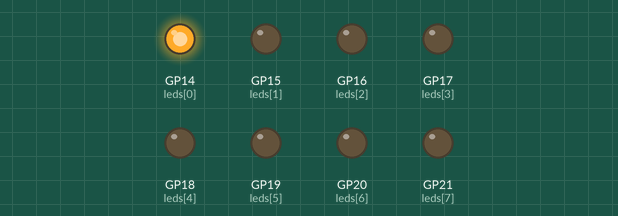
This program was run on a simulated Raspberry Pi Pico running MicroPython. On the bench: output pins drawn as LEDs (lit = HIGH).

Above: at 0.15 s.
At 0.75 s:
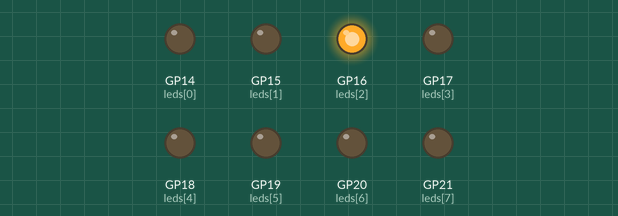
At 1.65 s:
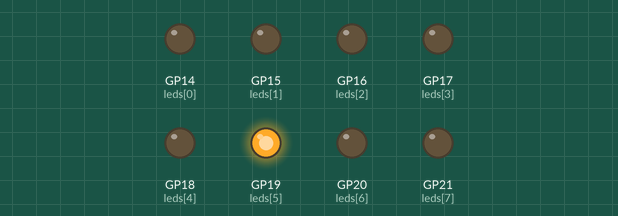
At 3.4 s:
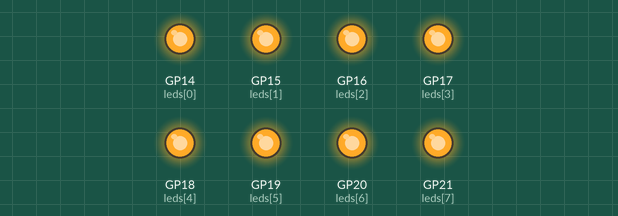
At 4.4 s:
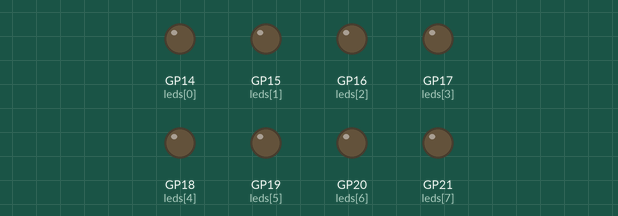
At 5.95 s:
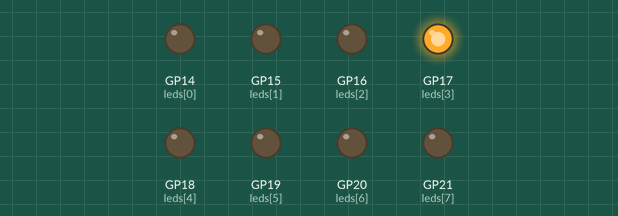
Timing chart, 0 to 6.4 s (numbered marks = the images above):
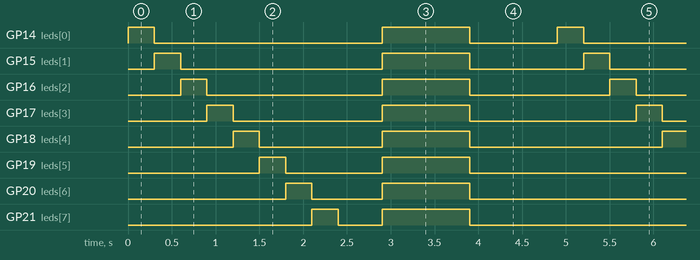

The program:

01_test.py
```python
from machine import Pin
from time import sleep

# D7 -> D0
leds = [
    Pin(14, Pin.OUT),  # D7
    Pin(15, Pin.OUT),  # D6
    Pin(16, Pin.OUT),  # D5
    Pin(17, Pin.OUT),  # D4
    Pin(18, Pin.OUT),  # D3
    Pin(19, Pin.OUT),  # D2
    Pin(20, Pin.OUT),  # D1
    Pin(21, Pin.OUT)   # D0
]

while True:
    # Turn ON one LED at a time
    for led in leds:
        led.on()
        sleep(0.3)
        led.off()

    sleep(0.5)
    # Turn ON all LEDs
    for led in leds:
        led.on()
    sleep(1)

    # Turn OFF all LEDs
    for led in leds:
        led.off()
    sleep(1)
```

Measured:
- by itself, GP14 (leds[0]): repeats every 4.9 s: LOW 2.6 s, HIGH 1.0 s, LOW 1.0 s, HIGH 0.30 s
- by itself, GP15 (leds[1]): repeats every 4.9 s: LOW 2.3 s, HIGH 1.0 s, LOW 1.3 s, HIGH 0.30 s
- by itself, GP16 (leds[2]): repeats every 4.9 s: LOW 2.0 s, HIGH 1.0 s, LOW 1.6 s, HIGH 0.30 s
- by itself, GP17 (leds[3]): repeats every 4.9 s: LOW 1.7 s, HIGH 1.0 s, LOW 1.9 s, HIGH 0.30 s
- by itself, GP18 (leds[4]): repeats every 4.9 s: LOW 1.4 s, HIGH 1.0 s, LOW 2.2 s, HIGH 0.30 s
- by itself, GP19 (leds[5]): repeats every 4.9 s: LOW 1.1 s, HIGH 1.0 s, LOW 2.5 s, HIGH 0.30 s
- by itself, GP20 (leds[6]): repeats every 4.9 s: LOW 0.80 s, HIGH 1.0 s, LOW 2.8 s, HIGH 0.30 s
- by itself, GP21 (leds[7]): repeats every 4.9 s: LOW 0.50 s, HIGH 1.0 s, LOW 3.1 s, HIGH 0.30 s
